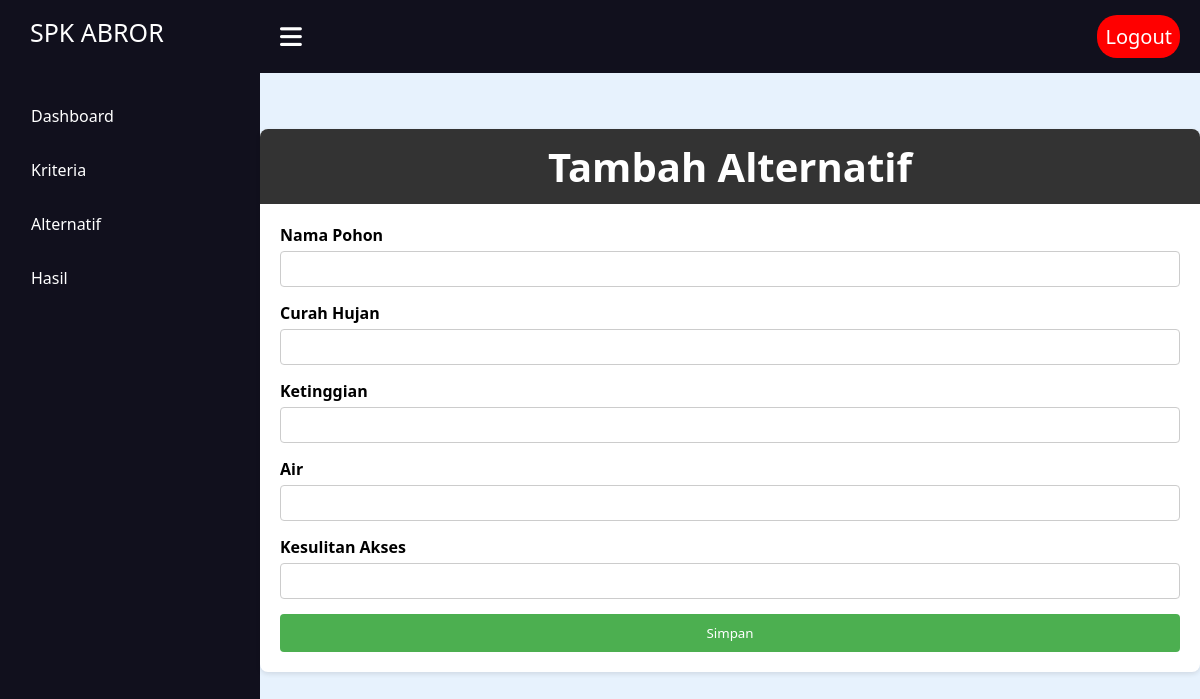
The page /index.php/pohon/create on the database its author committed.
### tables this page shows
CREATE TABLE `kriteria` (
  `id` int(11) NOT NULL,
  `nama_kriteria` varchar(255) NOT NULL,
  `bobot` float NOT NULL,
  `kategori` enum('benefit','cost') NOT NULL
);

### application/controllers/Pohon.php (called while the page is built, shortened)
<?php
class Pohon extends CI_Controller
{
    public function __construct()
    {
        $this->load->model('Pohon_model');
        $this->load->model('Kriteria_model');
        $this->load->helper('url');
        $this->load->library('session');
    }
    public function create()
    {
        $data['kriteria'] = $this->Kriteria_model->get_all_kriteria();
        if (is_array($data['kriteria']) || is_object($data['kriteria'])) {
            $this->load->view('ly/header');
            $this->load->view('pohon/create', $data);
            $this->load->view('ly/footer');
        } else {
            $data['kriteria'] = [];
            $this->load->view('pohon/create', $data);
        }
    }
}

### index.php (called while the page is built, shortened)
<?php
require_once BASEPATH.'core/CodeIgniter.php';

### application/models/Kriteria_model.php (called while the page is built, shortened)
<?php
class Kriteria_model extends CI_Model
{
    public function get_all_kriteria()
    {
        $query = $this->db->get('kriteria');
        return $query->result();
    }
}

### application/views/pohon/create.php (the view, shortened to what this page needs)
<!DOCTYPE html>
<html>
<head>
    <link rel="stylesheet" type="text/css" href="<?php echo base_url('assets/css/pohon/create.css'); ?>">
</head>
<body>
    <div class="card">
        <h1>Tambah Alternatif</h1>
        <form action="<?php echo site_url('pohon/store'); ?>" method="post">
            <label>Nama Pohon</label>
            <input type="text" name="nama_pohon"><br>
            <?php foreach ($kriteria as $k) : ?>
                <label><?php echo $k->nama_kriteria; ?></label>
                <input type="text" name="kriteria[<?php echo $k->id; ?>]"><br>
            <?php endforeach; ?>
            <button type="submit" class="submit-button">Simpan</button>
        </form>
    </div>
</body>
</html>

### assets/css/header.css (style rules this page uses)
* { margin: 0; padding: 0; box-sizing: border-box; }
.main h1 { color: #ffffff; font-size: 40px; text-align: center; }

### assets/css/pohon/create.css (style rules this page uses)
* { margin: 0; padding: 0; font-family: Segoe UI Historic, Segoe UI, Helvetica, Arial, sans-serif }
body { background-color: #f0f0f0; }
.card { background-color: #fff; border-radius: 8px; box-shadow: 0 2px 5px rgba(0, 0, 0, 0.1); padding: 20px; max-width: 1200px; width: 100%; margin: 0 auto; }
.card h1 { background-color: #333; color: white; padding: 10px; border-radius: 8px 8px 0 0; margin: -20px -20px 20px -20px; text-align: center; }
.card label { display: block; margin-bottom: 5px; font-weight: bold; }
.card input[type="text"] { width: 100%; padding: 8px; margin-bottom: 15px; border: 1px solid #ccc; border-radius: 4px; box-sizing: border-box; }
.card button { background-color: #4CAF50; color: white; padding: 10px 20px; border: none; border-radius: 4px; cursor: pointer; }
.submit-button { width: 100%; padding: 10px; background-color: #4CAF50; color: white; border: none; border-radius: 5px; cursor: pointer; }

### rows shown on the page
kriteria: nama_kriteria "Curah Hujan"
kriteria: nama_kriteria "Ketinggian"
kriteria: nama_kriteria "Air"
kriteria: nama_kriteria "Kesulitan Akses"
